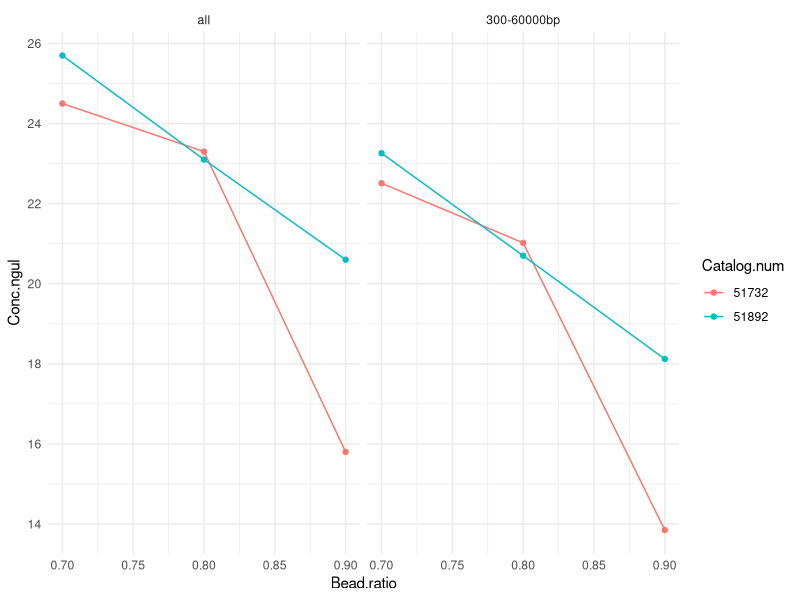

Source code (R):
## ---- chunk 1
library(dplyr)
library(ggplot2)

df <- data.frame(
  Catalog.num = c("51732", "51732", "51732", "51892", "51892", "51892", "51732", "51732", "51732", "51892", "51892", "51892"),
  Bead.ratio = c(0.7, 0.8, 0.9, 0.7, 0.8, 0.9, 0.7, 0.8, 0.9, 0.7, 0.8, 0.9),
  Conc.ngul = c(24.5, 23.3, 15.8, 25.7, 23.1, 20.6, 22.51, 21.02, 13.85, 23.26, 20.70, 18.12), 
  Conc.type = factor(c("all", "all", "all", "all", "all", "all", "300-60000bp", "300-60000bp", "300-60000bp", "300-60000bp", "300-60000bp", "300-60000bp"),
                        levels = c("all", "300-60000bp"), 
                        ordered = TRUE)
)



ggplot(df, aes(x = Bead.ratio, y = Conc.ngul, color = Catalog.num)) + 
  geom_point() + 
  geom_line() + 
  facet_wrap(~Conc.type) + 
  theme_minimal()
